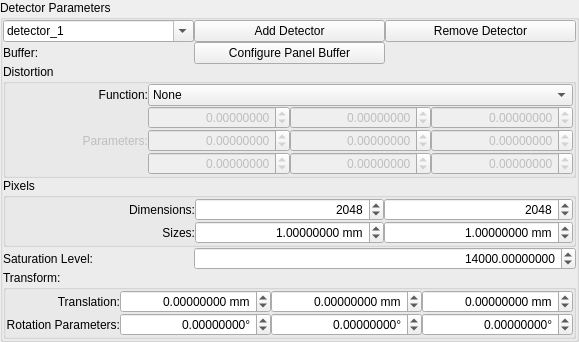
    <widget class="QGroupBox" name="groupBox_5">
     <property name="title">
      <string>Detector Parameters</string>
     </property>
     <layout class="QGridLayout" name="gridLayout_4">
      <property name="leftMargin">
       <number>0</number>
      </property>
      <property name="topMargin">
       <number>0</number>
      </property>
      <property name="rightMargin">
       <number>0</number>
      </property>
      <property name="bottomMargin">
       <number>0</number>
      </property>
      <property name="spacing">
       <number>0</number>
      </property>
      <item row="4" column="1" colspan="2">
       <widget class="ScientificDoubleSpinBox" name="cal_det_saturation">
        <property name="alignment">
         <set>Qt::AlignRight|Qt::AlignTrailing|Qt::AlignVCenter</set>
        </property>
        <property name="keyboardTracking">
         <bool>false</bool>
        </property>
        <property name="decimals">
         <number>8</number>
        </property>
        <property name="maximum">
         <double>10000000.000000000000000</double>
        </property>
        <property name="value">
         <double>14000.000000000000000</double>
        </property>
       </widget>
      </item>
      <item row="4" column="0">
       <widget class="QLabel" name="label_14">
        <property name="text">
         <string>Saturation Level:</string>
        </property>
       </widget>
      </item>
      <item row="5" column="0" colspan="3">
       <widget class="QGroupBox" name="groupBox_9">
        <property name="title">
         <string>Transform:</string>
        </property>
        <layout class="QGridLayout" name="gridLayout_7">
         <property name="leftMargin">
          <number>0</number>
         </property>
         <property name="topMargin">
          <number>0</number>
         </property>
         <property name="rightMargin">
          <number>0</number>
         </property>
         <property name="bottomMargin">
          <number>0</number>
         </property>
         <property name="spacing">
          <number>0</number>
         </property>
         <item row="0" column="2">
          <widget class="ScientificDoubleSpinBox" name="cal_det_translation_1">
           <property name="alignment">
            <set>Qt::AlignRight|Qt::AlignTrailing|Qt::AlignVCenter</set>
           </property>
           <property name="keyboardTracking">
            <bool>false</bool>
           </property>
           <property name="prefix">
            <string/>
           </property>
           <property name="suffix">
            <string> mm</string>
           </property>
           <property name="decimals">
            <number>8</number>
           </property>
           <property name="minimum">
            <double>-100000.000000000000000</double>
           </property>
           <property name="maximum">
            <double>100000.000000000000000</double>
           </property>
           <property name="singleStep">
            <double>0.100000000000000</double>
           </property>
          </widget>
         </item>
         <item row="0" column="0">
          <widget class="QLabel" name="label_15">
           <property name="text">
            <string>Translation:</string>
           </property>
           <property name="alignment">
            <set>Qt::AlignRight|Qt::AlignTrailing|Qt::AlignVCenter</set>
           </property>
          </widget>
         </item>
         <item row="0" column="3">
          <widget class="ScientificDoubleSpinBox" name="cal_det_translation_2">
           <property name="alignment">
            <set>Qt::AlignRight|Qt::AlignTrailing|Qt::AlignVCenter</set>
           </property>
           <property name="keyboardTracking">
            <bool>false</bool>
           </property>
           <property name="prefix">
            <string/>
           </property>
           <property name="suffix">
            <string> mm</string>
           </property>
           <property name="decimals">
            <number>8</number>
           </property>
           <property name="minimum">
            <double>-100000.000000000000000</double>
           </property>
           <property name="maximum">
            <double>100000.000000000000000</double>
           </property>
           <property name="singleStep">
            <double>0.100000000000000</double>
           </property>
          </widget>
         </item>
         <item row="0" column="1">
          <widget class="ScientificDoubleSpinBox" name="cal_det_translation_0">
           <property name="alignment">
            <set>Qt::AlignRight|Qt::AlignTrailing|Qt::AlignVCenter</set>
           </property>
           <property name="keyboardTracking">
            <bool>false</bool>
           </property>
           <property name="prefix">
            <string/>
           </property>
           <property name="suffix">
            <string> mm</string>
           </property>
           <property name="decimals">
            <number>8</number>
           </property>
           <property name="minimum">
            <double>-100000.000000000000000</double>
           </property>
           <property name="maximum">
            <double>100000.000000000000000</double>
           </property>
           <property name="singleStep">
            <double>0.100000000000000</double>
           </property>
          </widget>
         </item>
         <item row="1" column="0">
          <widget class="QLabel" name="label_16">
           <property name="text">
            <string>Rotation Parameters:</string>
           </property>
           <property name="alignment">
            <set>Qt::AlignRight|Qt::AlignTrailing|Qt::AlignVCenter</set>
           </property>
          </widget>
         </item>
         <item row="1" column="1">
          <widget class="ScientificDoubleSpinBox" name="cal_det_tilt_0">
           <property name="alignment">
            <set>Qt::AlignRight|Qt::AlignTrailing|Qt::AlignVCenter</set>
           </property>
           <property name="keyboardTracking">
            <bool>false</bool>
           </property>
           <property name="suffix">
            <string>°</string>
           </property>
           <property name="decimals">
            <number>8</number>
           </property>
           <property name="minimum">
            <double>-100000.000000000000000</double>
           </property>
           <property name="maximum">
            <double>100000.000000000000000</double>
           </property>
           <property name="singleStep">
            <double>0.100000000000000</double>
           </property>
          </widget>
         </item>
         <item row="1" column="2">
          <widget class="ScientificDoubleSpinBox" name="cal_det_tilt_1">
           <property name="alignment">
            <set>Qt::AlignRight|Qt::AlignTrailing|Qt::AlignVCenter</set>
           </property>
           <property name="keyboardTracking">
            <bool>false</bool>
           </property>
           <property name="suffix">
            <string>°</string>
           </property>
           <property name="decimals">
            <number>8</number>
           </property>
           <property name="minimum">
            <double>-100000.000000000000000</double>
           </property>
           <property name="maximum">
            <double>100000.000000000000000</double>
           </property>
           <property name="singleStep">
            <double>0.100000000000000</double>
           </property>
          </widget>
         </item>
         <item row="1" column="3">
          <widget class="ScientificDoubleSpinBox" name="cal_det_tilt_2">
           <property name="alignment">
            <set>Qt::AlignRight|Qt::AlignTrailing|Qt::AlignVCenter</set>
           </property>
           <property name="keyboardTracking">
            <bool>false</bool>
           </property>
           <property name="suffix">
            <string>°</string>
           </property>
           <property name="decimals">
            <number>8</number>
           </property>
           <property name="minimum">
            <double>-100000.000000000000000</double>
           </property>
           <property name="maximum">
            <double>100000.000000000000000</double>
           </property>
           <property name="singleStep">
            <double>0.100000000000000</double>
           </property>
          </widget>
         </item>
        </layout>
       </widget>
      </item>
      <item row="0" column="0">
       <widget class="QComboBox" name="cal_det_current">
        <property name="layoutDirection">
         <enum>Qt::LeftToRight</enum>
        </property>
        <property name="editable">
         <bool>true</bool>
        </property>
        <property name="currentText">
         <string>detector_1</string>
        </property>
        <item>
         <property name="text">
          <string>detector_1</string>
         </property>
        </item>
       </widget>
      </item>
      <item row="2" column="0" colspan="3">
       <widget class="QGroupBox" name="groupBox_7">
        <property name="title">
         <string>Distortion</string>
        </property>
        <layout class="QGridLayout" name="gridLayout_5">
         <property name="leftMargin">
          <number>0</number>
         </property>
         <property name="topMargin">
          <number>0</number>
         </property>
         <property name="rightMargin">
          <number>0</number>
         </property>
         <property name="bottomMargin">
          <number>0</number>
         </property>
         <property name="spacing">
          <number>0</number>
         </property>
         <item row="3" column="1">
          <widget class="ScientificDoubleSpinBox" name="cal_det_param_3">
           <property name="enabled">
            <bool>false</bool>
           </property>
           <property name="alignment">
            <set>Qt::AlignRight|Qt::AlignTrailing|Qt::AlignVCenter</set>
           </property>
           <property name="keyboardTracking">
            <bool>false</bool>
           </property>
           <property name="decimals">
            <number>8</number>
           </property>
           <property name="minimum">
            <double>-100000.000000000000000</double>
           </property>
           <property name="maximum">
            <double>100000.000000000000000</double>
           </property>
           <property name="singleStep">
            <double>0.100000000000000</double>
           </property>
          </widget>
         </item>
         <item row="0" column="0">
          <widget class="QLabel" name="label_9">
           <property name="text">
            <string>Function:</string>
           </property>
           <property name="alignment">
            <set>Qt::AlignRight|Qt::AlignTrailing|Qt::AlignVCenter</set>
           </property>
          </widget>
         </item>
         <item row="2" column="3">
          <widget class="ScientificDoubleSpinBox" name="cal_det_param_2">
           <property name="enabled">
            <bool>false</bool>
           </property>
           <property name="alignment">
            <set>Qt::AlignRight|Qt::AlignTrailing|Qt::AlignVCenter</set>
           </property>
           <property name="keyboardTracking">
            <bool>false</bool>
           </property>
           <property name="prefix">
            <string/>
           </property>
           <property name="decimals">
            <number>8</number>
           </property>
           <property name="minimum">
            <double>-100000.000000000000000</double>
           </property>
           <property name="maximum">
            <double>100000.000000000000000</double>
           </property>
           <property name="singleStep">
            <double>0.100000000000000</double>
           </property>
          </widget>
         </item>
         <item row="0" column="1" colspan="3">
          <widget class="QComboBox" name="cal_det_function">
           <property name="currentText">
            <string>None</string>
           </property>
           <item>
            <property name="text">
             <string>None</string>
            </property>
           </item>
           <item>
            <property name="text">
             <string>GE_41RT</string>
            </property>
           </item>
           <item>
            <property name="text">
             <string>Dexela_2923</string>
            </property>
           </item>
          </widget>
         </item>
         <item row="2" column="2">
          <widget class="ScientificDoubleSpinBox" name="cal_det_param_1">
           <property name="enabled">
            <bool>false</bool>
           </property>
           <property name="alignment">
            <set>Qt::AlignRight|Qt::AlignTrailing|Qt::AlignVCenter</set>
           </property>
           <property name="keyboardTracking">
            <bool>false</bool>
           </property>
           <property name="prefix">
            <string/>
           </property>
           <property name="decimals">
            <number>8</number>
           </property>
           <property name="minimum">
            <double>-100000.000000000000000</double>
           </property>
           <property name="maximum">
            <double>100000.000000000000000</double>
           </property>
           <property name="singleStep">
            <double>0.100000000000000</double>
           </property>
          </widget>
         </item>
         <item row="3" column="2">
          <widget class="ScientificDoubleSpinBox" name="cal_det_param_4">
           <property name="enabled">
            <bool>false</bool>
           </property>
           <property name="alignment">
            <set>Qt::AlignRight|Qt::AlignTrailing|Qt::AlignVCenter</set>
           </property>
           <property name="keyboardTracking">
            <bool>false</bool>
           </property>
           <property name="decimals">
            <number>8</number>
           </property>
           <property name="minimum">
            <double>-100000.000000000000000</double>
           </property>
           <property name="maximum">
            <double>100000.000000000000000</double>
           </property>
           <property name="singleStep">
            <double>0.100000000000000</double>
           </property>
          </widget>
         </item>
         <item row="2" column="1">
          <widget class="ScientificDoubleSpinBox" name="cal_det_param_0">
           <property name="enabled">
            <bool>false</bool>
           </property>
           <property name="alignment">
            <set>Qt::AlignRight|Qt::AlignTrailing|Qt::AlignVCenter</set>
           </property>
           <property name="keyboardTracking">
            <bool>false</bool>
           </property>
           <property name="prefix">
            <string/>
           </property>
           <property name="decimals">
            <number>8</number>
           </property>
           <property name="minimum">
            <double>-100000.000000000000000</double>
           </property>
           <property name="maximum">
            <double>100000.000000000000000</double>
           </property>
           <property name="singleStep">
            <double>0.100000000000000</double>
           </property>
          </widget>
         </item>
         <item row="3" column="3">
          <widget class="ScientificDoubleSpinBox" name="cal_det_param_5">
           <property name="enabled">
            <bool>false</bool>
           </property>
           <property name="alignment">
            <set>Qt::AlignRight|Qt::AlignTrailing|Qt::AlignVCenter</set>
           </property>
           <property name="keyboardTracking">
            <bool>false</bool>
           </property>
           <property name="decimals">
            <number>8</number>
           </property>
           <property name="minimum">
            <double>-100000.000000000000000</double>
           </property>
           <property name="maximum">
            <double>100000.000000000000000</double>
           </property>
           <property name="singleStep">
            <double>0.100000000000000</double>
           </property>
          </widget>
         </item>
         <item row="4" column="1">
          <widget class="ScientificDoubleSpinBox" name="cal_det_param_6">
           <property name="enabled">
            <bool>false</bool>
           </property>
           <property name="alignment">
            <set>Qt::AlignRight|Qt::AlignTrailing|Qt::AlignVCenter</set>
           </property>
           <property name="keyboardTracking">
            <bool>false</bool>
           </property>
           <property name="decimals">
            <number>8</number>
           </property>
           <property name="minimum">
            <double>-100000.000000000000000</double>
           </property>
           <property name="maximum">
            <double>100000.000000000000000</double>
           </property>
           <property name="singleStep">
            <double>0.100000000000000</double>
           </property>
          </widget>
         </item>
         <item row="4" column="2">
          <widget class="ScientificDoubleSpinBox" name="cal_det_param_7">
           <property name="enabled">
            <bool>false</bool>
           </property>
           <property name="alignment">
            <set>Qt::AlignRight|Qt::AlignTrailing|Qt::AlignVCenter</set>
           </property>
           <property name="keyboardTracking">
            <bool>false</bool>
           </property>
           <property name="decimals">
            <number>8</number>
           </property>
           <property name="minimum">
            <double>-100000.000000000000000</double>
           </property>
           <property name="maximum">
            <double>100000.000000000000000</double>
           </property>
           <property name="singleStep">
            <double>0.100000000000000</double>
           </property>
          </widget>
         </item>
         <item row="4" column="3">
          <widget class="ScientificDoubleSpinBox" name="cal_det_param_8">
           <property name="enabled">
            <bool>false</bool>
           </property>
           <property name="alignment">
            <set>Qt::AlignRight|Qt::AlignTrailing|Qt::AlignVCenter</set>
           </property>
           <property name="keyboardTracking">
            <bool>false</bool>
           </property>
           <property name="decimals">
            <number>8</number>
           </property>
           <property name="minimum">
            <double>-100000.000000000000000</double>
           </property>
           <property name="maximum">
            <double>100000.000000000000000</double>
           </property>
           <property name="singleStep">
            <double>0.100000000000000</double>
           </property>
          </widget>
         </item>
         <item row="2" column="0" rowspan="3">
          <widget class="QLabel" name="distortion_parameters_label">
           <property name="enabled">
            <bool>false</bool>
           </property>
           <property name="text">
            <string>Parameters:</string>
           </property>
           <property name="alignment">
            <set>Qt::AlignRight|Qt::AlignTrailing|Qt::AlignVCenter</set>
           </property>
          </widget>
         </item>
        </layout>
       </widget>
      </item>
      <item row="0" column="1">
       <widget class="QPushButton" name="cal_det_add">
        <property name="text">
         <string>Add Detector</string>
        </property>
       </widget>
      </item>
      <item row="3" column="0" colspan="3">
       <widget class="QGroupBox" name="groupBox_8">
        <property name="title">
         <string>Pixels</string>
        </property>
        <layout class="QGridLayout" name="gridLayout_6">
         <property name="leftMargin">
          <number>0</number>
         </property>
         <property name="topMargin">
          <number>0</number>
         </property>
         <property name="rightMargin">
          <number>0</number>
         </property>
         <property name="bottomMargin">
          <number>0</number>
         </property>
         <property name="spacing">
          <number>0</number>
         </property>
         <item row="1" column="1">
          <widget class="QLabel" name="label_17">
           <property name="text">
            <string>Sizes:</string>
           </property>
           <property name="alignment">
            <set>Qt::AlignRight|Qt::AlignTrailing|Qt::AlignVCenter</set>
           </property>
          </widget>
         </item>
         <item row="0" column="1">
          <widget class="QLabel" name="label_12">
           <property name="text">
            <string>Dimensions:</string>
           </property>
           <property name="alignment">
            <set>Qt::AlignRight|Qt::AlignTrailing|Qt::AlignVCenter</set>
           </property>
          </widget>
         </item>
         <item row="1" column="2">
          <widget class="ScientificDoubleSpinBox" name="cal_det_size_0">
           <property name="alignment">
            <set>Qt::AlignRight|Qt::AlignTrailing|Qt::AlignVCenter</set>
           </property>
           <property name="keyboardTracking">
            <bool>false</bool>
           </property>
           <property name="suffix">
            <string> mm</string>
           </property>
           <property name="decimals">
            <number>8</number>
           </property>
           <property name="minimum">
            <double>0.000001000000000</double>
           </property>
           <property name="maximum">
            <double>1000000.000000000000000</double>
           </property>
           <property name="singleStep">
            <double>0.100000000000000</double>
           </property>
           <property name="value">
            <double>1.000000000000000</double>
           </property>
          </widget>
         </item>
         <item row="1" column="3">
          <widget class="ScientificDoubleSpinBox" name="cal_det_size_1">
           <property name="alignment">
            <set>Qt::AlignRight|Qt::AlignTrailing|Qt::AlignVCenter</set>
           </property>
           <property name="keyboardTracking">
            <bool>false</bool>
           </property>
           <property name="suffix">
            <string> mm</string>
           </property>
           <property name="decimals">
            <number>8</number>
           </property>
           <property name="minimum">
            <double>0.000001000000000</double>
           </property>
           <property name="maximum">
            <double>1000000.000000000000000</double>
           </property>
           <property name="singleStep">
            <double>0.100000000000000</double>
           </property>
           <property name="value">
            <double>1.000000000000000</double>
           </property>
          </widget>
         </item>
         <item row="0" column="3">
          <widget class="QSpinBox" name="cal_det_columns">
           <property name="alignment">
            <set>Qt::AlignRight|Qt::AlignTrailing|Qt::AlignVCenter</set>
           </property>
           <property name="keyboardTracking">
            <bool>false</bool>
           </property>
           <property name="minimum">
            <number>1</number>
           </property>
           <property name="maximum">
            <number>100000</number>
           </property>
           <property name="value">
            <number>2048</number>
           </property>
          </widget>
         </item>
         <item row="0" column="2">
          <widget class="QSpinBox" name="cal_det_rows">
           <property name="alignment">
            <set>Qt::AlignRight|Qt::AlignTrailing|Qt::AlignVCenter</set>
           </property>
           <property name="keyboardTracking">
            <bool>false</bool>
           </property>
           <property name="minimum">
            <number>1</number>
           </property>
           <property name="maximum">
            <number>100000</number>
           </property>
           <property name="value">
            <number>2048</number>
           </property>
          </widget>
         </item>
        </layout>
       </widget>
      </item>
      <item row="0" column="2">
       <widget class="QPushButton" name="cal_det_remove">
        <property name="text">
         <string>Remove Detector</string>
        </property>
       </widget>
      </item>
      <item row="1" column="0">
       <widget class="QLabel" name="bufferLabel">
        <property name="text">
         <string>Buffer:</string>
        </property>
       </widget>
      </item>
      <item row="1" column="1">
       <widget class="QPushButton" name="cal_det_buffer">
        <property name="text">
         <string>Configure Panel Buffer</string>
        </property>
       </widget>
      </item>
     </layout>
    </widget>
